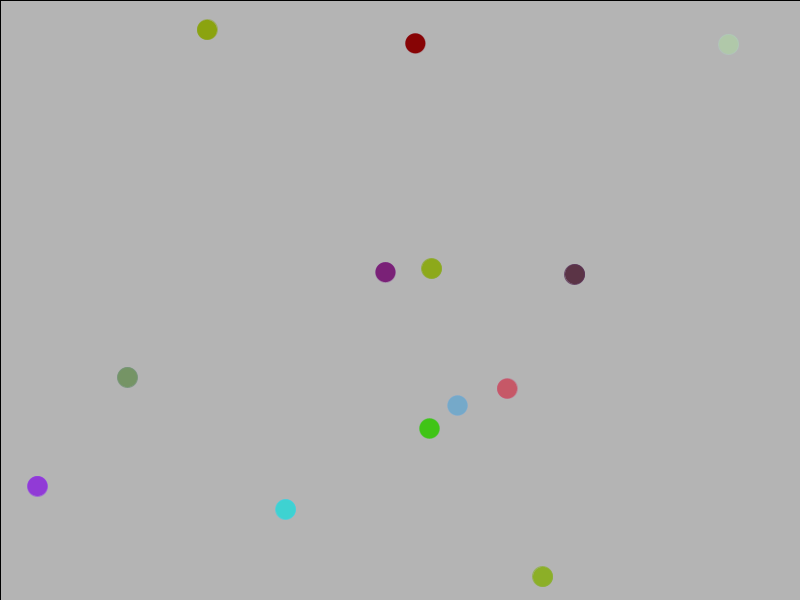
Frame 1 (no input)
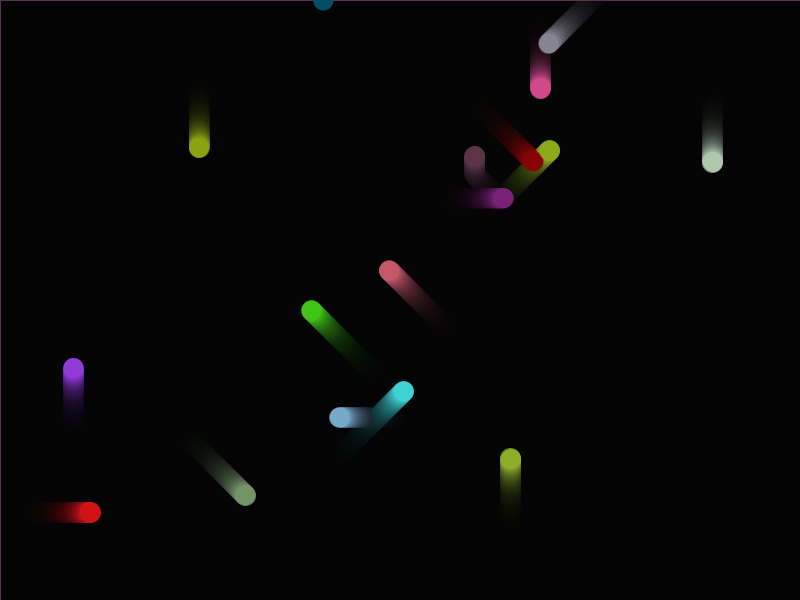
Frame 60 (the mouse pressed at the canvas centre just before this capture)
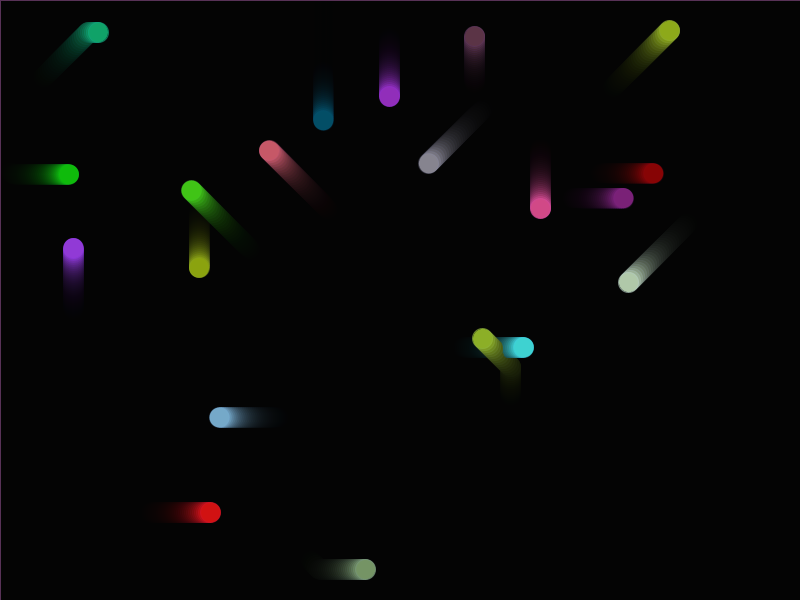
Frame 120 (the mouse held since frame 60 and released just before this capture)

The Processing sketch that drew these frames (run headless with seeded random() and noise(); from frame 60 on, the mouse is pressed at the canvas centre):

// Processing sketch: Reaccion_en_cadena
// ── Reaccion_en_cadena.pde
diagonalSystem ds;
float r1, r2, r3, n;
float Version = 1;

void setup() {
  size(800, 600);
  smooth();
  ds = new diagonalSystem();
} 

void draw() {
  fill(0, 30);
  rect(0, 0, width, height);
  while (n < 20) {
    ds.anyadir();
    n++;
  }
  ds.actu();
} 


// ── diagonal.pde
class diagonal {
  color col;
  float anch, x, y, x2, y2, vel, largo, trans;
  float radio = 0, t = millis();
  float distx, disty;
  boolean tocado = false, muerto = false;
  diagonal(float _x, float _y, color _col, float _anch, float _vel, float _trans) {
    col = _col;
    anch = _anch;
    largo = random(50);
    x2 = _x + largo;
    y2 = _y + largo;
    x = _x;
    y = _y;
    vel = _vel;
    trans = _trans;
    distx = random(0, width);
    disty = random(0, height);
  }

  void actu() {
    stroke(col+20, trans);
    fill(col);
    ellipse(x, y, 20, 20);
    if (radio > 0)radio = radio - 1;
    fill(col-20, 20);
    ellipse(x, y, radio, radio);

    if (distx > x) x = x + 2;
    if (distx < x) x = x - 2; 
    if (disty > y) y = y + 2;
    if (disty < y) y = y - 2; 
    if (dist(x, y, distx, disty) < 4) {
      distx = random (0, width);
      disty = random (0, height);
    }

    if (dist(mouseX, mouseY, x, y) < 20 && mousePressed == true) radio = 100;
    if (radio < 20 && tocado == true) {
      muerto = true;
    }
  }
}


// ── diagonalSystem.pde
class diagonalSystem {
  ArrayList diagonales;

  diagonalSystem() {
    diagonales = new ArrayList();
  }

  void actu() {
    for (int i = 0; i < diagonales.size(); i++) {
      diagonal a = (diagonal) diagonales.get(i);
      a.actu();
      for (int ii = 0; ii < diagonales.size(); ii++) {
        diagonal aa = (diagonal) diagonales.get(ii);
        if (dist(a.x, a.y, aa.x, aa.y) < aa.radio && (a.tocado == false || aa.tocado == false)) {
          a.radio = 100;
          aa.radio = 100;
          a.tocado = true;
          aa.tocado = true;
        }
      }
      if (a.muerto == true) {
        diagonales.remove(i);
        n--;
      }
    }
  }

  void anyadir() {
    color colors = color(random(225), random(225), random(225));
    diagonales.add(new diagonal(random(-200, width), random(-200, height), colors, random(10, 50), random(0.5, 1), random(50, 225)));
  }
}
